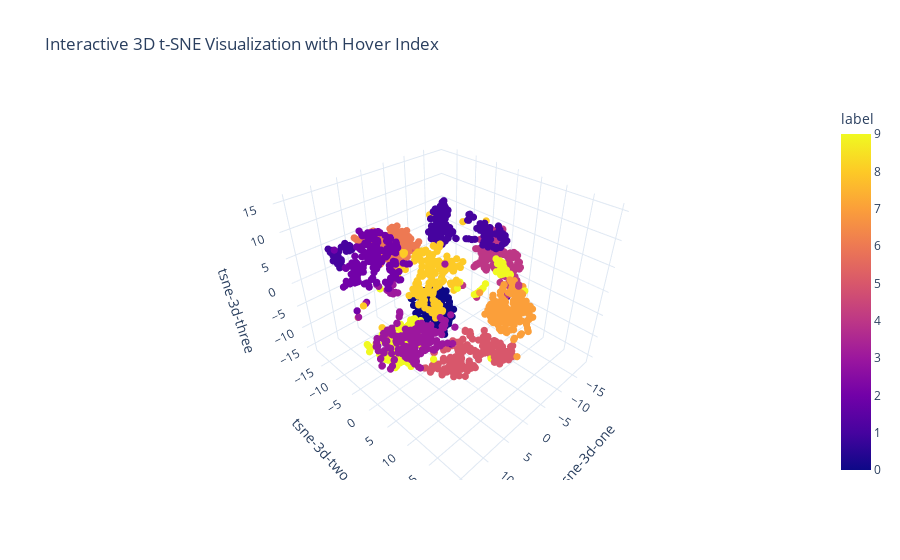

The code cell stored with this chart in its notebook:
### Code cell
import pandas as pd
import matplotlib.pyplot as plt
import seaborn as sns
from sklearn.manifold import TSNE
from sklearn.preprocessing import StandardScaler
from sklearn.datasets import load_digits
import plotly.express as px
from mpl_toolkits.mplot3d import Axes3D # Required for 3D plotting

# --- Step 1: Load and Scale Data ---
# Load the digits dataset
digits = load_digits()
X = digits.data
y = digits.target

# Scale the data (a crucial prerequisite for t-SNE)
scaler = StandardScaler()
X_scaled = scaler.fit_transform(X)

# --- Step 2: Apply 2D t-SNE Model ---
# We chose 30 as our "best" perplexity from the exploration step.
best_perplexity = 30
tsne_2d = TSNE(n_components=2,
               perplexity=best_perplexity,
               max_iter=1000,
               random_state=42)

# Apply the 2D t-SNE transformation to our scaled data
X_tsne_2d = tsne_2d.fit_transform(X_scaled)

# Create a DataFrame for the 2D results
df_tsne_2d = pd.DataFrame(X_tsne_2d, columns=['tsne-2d-one', 'tsne-2d-two'])
df_tsne_2d['label'] = y

# --- Step 3: Visualize the 2D Result ---
plt.figure(figsize=(10, 7))
sns.scatterplot(
    x="tsne-2d-one", y="tsne-2d-two",
    hue="label",
    palette=sns.color_palette("hls", 10), # Use a color palette with 10 distinct colors
    data=df_tsne_2d,
    legend="full",
    alpha=0.8,
    s=50 # Adjust point size
)
plt.title(f'2D t-SNE Visualization of Digits (Perplexity = {best_perplexity})', fontsize=16)
plt.xlabel('t-SNE Dimension 1')
plt.ylabel('t-SNE Dimension 2')
plt.legend(title='Digit Label')
plt.show()

### Figure 1 — Plotly figure (JSON) as saved in the notebook; plotly's stock layout.template omitted (floating-point values rounded to 4 significant figures; data arrays with more than 128 entries replaced by an {"elided": "..."} marker saying what was removed)
{"data": [{"customdata": {"elided": "1797x1 int values"}, "hovertemplate": "tsne-3d-one=%{x}<br>tsne-3d-two=%{y}<br>tsne-3d-three=%{z}<br>index=%{customdata[0]}<br>label=%{marker.color}<extra></extra>", "legendgroup": "", "marker": {"color": {"elided": "1797 int values"}, "coloraxis": "coloraxis", "size": 2.5, "symbol": "circle"}, "mode": "markers", "name": "", "scene": "scene", "showlegend": false, "type": "scatter3d", "x": {"elided": "1797 float values"}, "y": {"elided": "1797 float values"}, "z": {"elided": "1797 float values"}}], "layout": {"coloraxis": {"colorbar": {"title": {"text": "label"}}, "colorscale": [[0, "#0d0887"], [0.1111, "#46039f"], [0.2222, "#7201a8"], [0.3333, "#9c179e"], [0.4444, "#bd3786"], [0.5556, "#d8576b"], [0.6667, "#ed7953"], [0.7778, "#fb9f3a"], [0.8889, "#fdca26"], [1, "#f0f921"]]}, "legend": {"title": {"text": "Digit Label"}, "tracegroupgap": 0}, "scene": {"domain": {"x": [0, 1], "y": [0, 1]}, "xaxis": {"title": {"text": "tsne-3d-one"}}, "yaxis": {"title": {"text": "tsne-3d-two"}}, "zaxis": {"title": {"text": "tsne-3d-three"}}}, "title": {"text": "Interactive 3D t-SNE Visualization with Hover Index"}}}
